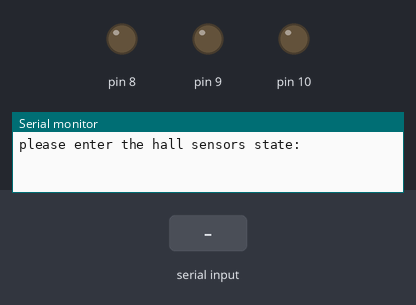
Bench run of a sketch on a simulated Arduino Uno, built with avr-gcc and run on an emulated ATmega328P. On the bench: output pins drawn as LEDs (lit = HIGH), the last lines printed to the serial monitor. The test bench sets the inputs (shaded band).

Above: at 1.2 s.
1.3 s: "1" received over Serial
At 1.6 s:
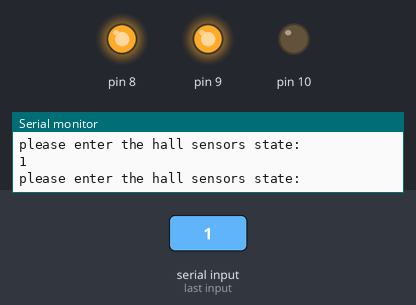
2.8 s: "2" received over Serial
At 4.0 s:
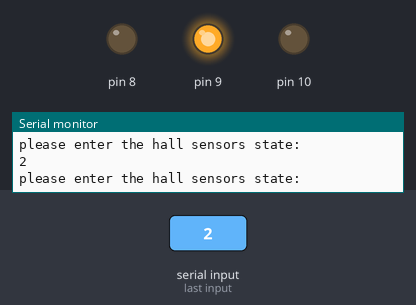
4.3 s: "3" received over Serial
At 5.1 s:
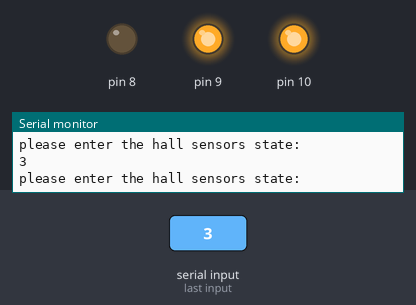
5.8 s: "4" received over Serial
At 6.3 s:
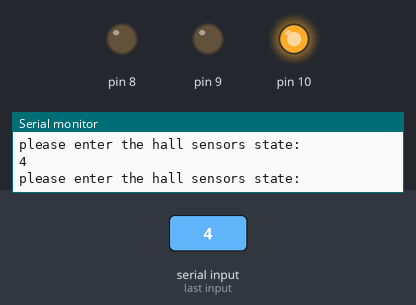
7.3 s: "5" received over Serial
At 8.5 s:
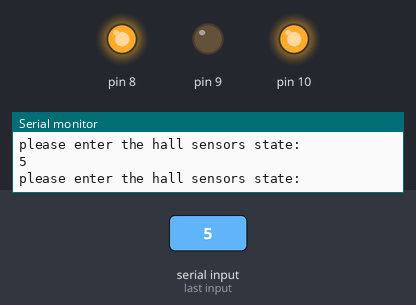
8.8 s: "6" received over Serial
At 9.7 s:
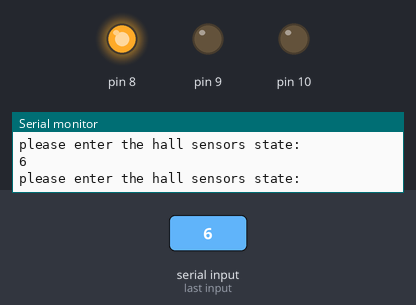
Timing chart, 0 to 11.3 s (numbered marks = the images above; inputs shaded):
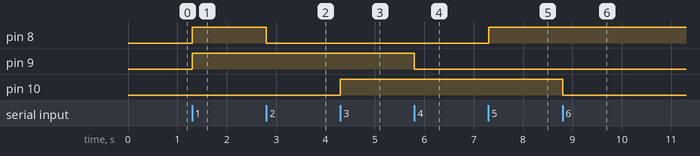

The sketch:

HallSensors.ino
```cpp
#define HALL_U 8
#define HALL_V 9
#define HALL_W 10

char incomingByte;

void
setup()
{
  Serial.begin(9600);
  DDRB = 0x07;
  Serial.println("please enter the hall sensors state:");
}

void
loop()
{
  // reply only when you receive data:
  if (Serial.available() > 0) {
    // read the incoming byte:
    incomingByte = Serial.read();

    switch (incomingByte)
    {
      case '1':
        PORTB = 0b011;
      break;
      case '2':
        PORTB = 0b010;
      break;
      case '3':
        PORTB = 0b110;
      break;
      case '4':
        PORTB = 0b100;
      break;
      case '5':
        PORTB = 0b101;
      break;
      case '6':
        PORTB = 0b001;
      break;

      default:
      break;
    }
    Serial.println(incomingByte);
    Serial.println("please enter the hall sensors state:");
  }
}
```

Measured:
- after the input at 1.3 s, pin 8, pin 9: LOW → HIGH at once
- after the input at 2.8 s, pin 8: HIGH → LOW at once
- after the input at 4.3 s, pin 10: LOW → HIGH at once
- after the input at 5.8 s, pin 9: HIGH → LOW at once
- after the input at 7.3 s, pin 8: LOW → HIGH at once
- after the input at 8.8 s, pin 10: HIGH → LOW at once
